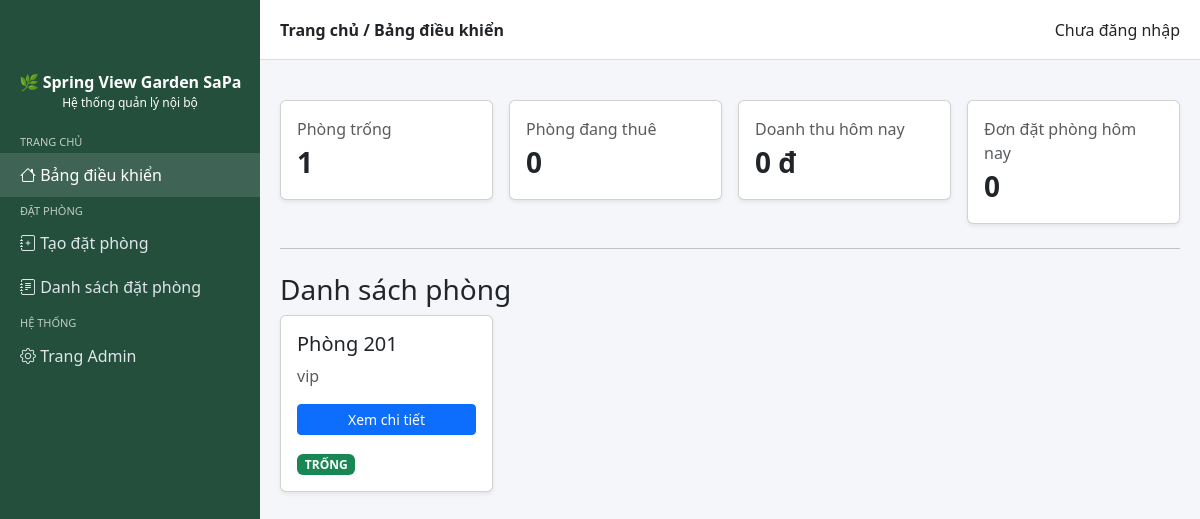
Before: / with the older database file.
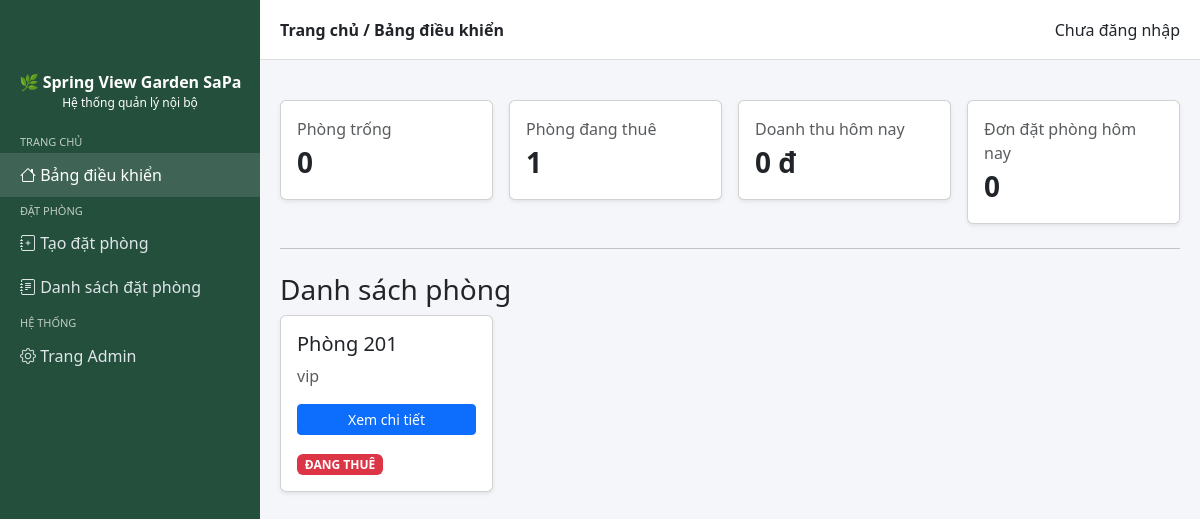
After: the same page with the newer database file.
### khach_san/models.py (models this page shows, shortened)
class Phong(models.Model):
    TRANG_THAI_CHOICES = [
        ('trong', 'Trống'),
        ('dang_thue', 'Đang thuê'),
        ('dang_bao_tri', 'Đang bảo trì'),
    ]
    ma_phong = models.CharField(max_length=10, unique=True)
    loai_phong = models.ForeignKey(LoaiPhong, on_delete=models.PROTECT)
    trang_thai = models.CharField(
        max_length=20,
        choices=TRANG_THAI_CHOICES,
        default='trong'
    )

class LoaiPhong(models.Model):
    ten_loai = models.CharField(max_length=100)
    gia_mot_dem = models.PositiveIntegerField(
        verbose_name="Giá / đêm (VND)"
    )

### bao_cao/views.py (the view)
# urls.py: path('', views.trang_chu, name='trang_chu'),
def trang_chu(request):
    return render(request, 'trang_chu.html', {
        'so_phong_trong': Phong.objects.filter(trang_thai='trong').count(),
        'so_phong_dang_thue': Phong.objects.filter(trang_thai='dang_thue').count(),
        'doanh_thu_hom_nay': 0,
        'don_dat_hom_nay': 0,
        'danh_sach_phong': Phong.objects.select_related('loai_phong').all()
    })

### templates/trang_chu.html (shortened to what this page needs)
{% extends "base.html" %}
{% block page_title %}Trang chủ / Bảng điều khiển{% endblock %}
{% block content %}
<div class="row g-3">
  <div class="col-md-3">
    <div class="card shadow-sm">
      <div class="card-body">
        <div class="text-muted">Phòng trống</div>
        <div class="fs-3 fw-bold">{{ so_phong_trong }}</div>
      </div>
    </div>
  </div>
  <div class="col-md-3">
    <div class="card shadow-sm">
      <div class="card-body">
        <div class="text-muted">Phòng đang thuê</div>
        <div class="fs-3 fw-bold">{{ so_phong_dang_thue }}</div>
      </div>
    </div>
  </div>
  <div class="col-md-3">
    <div class="card shadow-sm">
      <div class="card-body">
        <div class="text-muted">Doanh thu hôm nay</div>
        <div class="fs-3 fw-bold">{{ doanh_thu_hom_nay }} đ</div>
      </div>
    </div>
  </div>
  <div class="col-md-3">
    <div class="card shadow-sm">
      <div class="card-body">
        <div class="text-muted">Đơn đặt phòng hôm nay</div>
        <div class="fs-3 fw-bold">{{ don_dat_hom_nay }}</div>
      </div>
    </div>
  </div>
</div>
<hr class="my-4" />
<h3>Danh sách phòng</h3>
<div class="row g-3">
  {% for phong in danh_sach_phong %}
  <div class="col-md-3">
    <div class="card shadow-sm">
      <div class="card-body">
        <h5>Phòng {{ phong.ma_phong }}</h5>
        <p class="text-muted">{{ phong.loai_phong.ten_loai }}
          <div class="mt-auto">
  <a
    href="{% url 'khach_san:chi_tiet_phong' phong.ma_phong %}"
    class="btn btn-primary btn-sm w-100"
  >
    Xem chi tiết
  </a>
</div>
        </p>
        {% if phong.trang_thai == 'trong' %}
          <span class="badge bg-success">TRỐNG</span>
        {% elif phong.trang_thai == 'dang_thue' %}
          <span class="badge bg-danger">ĐANG THUÊ</span>
        {% elif phong.trang_thai == 'dang_bao_tri' %}
          <span class="badge bg-warning text-dark">ĐANG BẢO TRÌ</span>
        {% endif %}
      </div>
    </div>
  </div>
  {% empty %}
    <div class="col-12">
      <div class="alert alert-info">Chưa có phòng nào.</div>
    </div>
  {% endfor %}
</div>
{% endblock %}

Changed rows visible on the page:
changed Phong "vip": trang_thai "TRỐNG" → "ĐANG THUÊ"
Other visible differences:
{{ so_phong_trong }}: "1" → "0"
{{ so_phong_dang_thue }}: "0" → "1"
